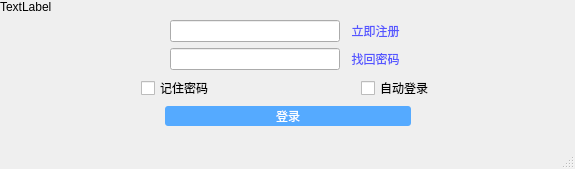
<?xml version="1.0" encoding="UTF-8"?>
<ui version="4.0">
 <class>LoginClass</class>
 <widget class="QMainWindow" name="LoginClass">
  <property name="geometry">
   <rect>
    <x>0</x>
    <y>0</y>
    <width>575</width>
    <height>169</height>
   </rect>
  </property>
  <property name="windowTitle">
   <string>Login</string>
  </property>
  <widget class="QWidget" name="centralWidget">
   <layout class="QVBoxLayout" name="verticalLayout">
    <property name="leftMargin">
     <number>0</number>
    </property>
    <property name="topMargin">
     <number>0</number>
    </property>
    <property name="rightMargin">
     <number>0</number>
    </property>
    <property name="bottomMargin">
     <number>0</number>
    </property>
    <item>
     <widget class="QLabel" name="label">
      <property name="text">
       <string>TextLabel</string>
      </property>
     </widget>
    </item>
    <item>
     <layout class="QHBoxLayout" name="horizontalLayout">
      <item>
       <spacer name="horizontalSpacer_6">
        <property name="orientation">
         <enum>Qt::Horizontal</enum>
        </property>
        <property name="sizeHint" stdset="0">
         <size>
          <width>40</width>
          <height>20</height>
         </size>
        </property>
       </spacer>
      </item>
      <item>
       <widget class="QLineEdit" name="lineEdit_2"/>
      </item>
      <item>
       <widget class="QPushButton" name="pushButton">
        <property name="minimumSize">
         <size>
          <width>59</width>
          <height>0</height>
         </size>
        </property>
        <property name="maximumSize">
         <size>
          <width>80</width>
          <height>20</height>
         </size>
        </property>
        <property name="styleSheet">
         <string notr="true">QPushButton { border-radius: 3px; color: rgb(85, 85, 255); }</string>
        </property>
        <property name="text">
         <string>立即注册</string>
        </property>
       </widget>
      </item>
      <item>
       <spacer name="horizontalSpacer_7">
        <property name="orientation">
         <enum>Qt::Horizontal</enum>
        </property>
        <property name="sizeHint" stdset="0">
         <size>
          <width>40</width>
          <height>20</height>
         </size>
        </property>
       </spacer>
      </item>
     </layout>
    </item>
    <item>
     <layout class="QHBoxLayout" name="horizontalLayout_2">
      <item>
       <spacer name="horizontalSpacer_3">
        <property name="orientation">
         <enum>Qt::Horizontal</enum>
        </property>
        <property name="sizeHint" stdset="0">
         <size>
          <width>40</width>
          <height>20</height>
         </size>
        </property>
       </spacer>
      </item>
      <item>
       <widget class="QLineEdit" name="lineEdit"/>
      </item>
      <item>
       <widget class="QPushButton" name="pushButton_2">
        <property name="minimumSize">
         <size>
          <width>59</width>
          <height>0</height>
         </size>
        </property>
        <property name="maximumSize">
         <size>
          <width>80</width>
          <height>20</height>
         </size>
        </property>
        <property name="styleSheet">
         <string notr="true">QPushButton { border-radius: 3px; color: rgb(85, 85, 255); }</string>
        </property>
        <property name="text">
         <string>找回密码</string>
        </property>
       </widget>
      </item>
      <item>
       <spacer name="horizontalSpacer_5">
        <property name="orientation">
         <enum>Qt::Horizontal</enum>
        </property>
        <property name="sizeHint" stdset="0">
         <size>
          <width>40</width>
          <height>20</height>
         </size>
        </property>
       </spacer>
      </item>
     </layout>
    </item>
    <item>
     <layout class="QHBoxLayout" name="horizontalLayout_3">
      <item>
       <spacer name="horizontalSpacer_4">
        <property name="orientation">
         <enum>Qt::Horizontal</enum>
        </property>
        <property name="sizeHint" stdset="0">
         <size>
          <width>40</width>
          <height>20</height>
         </size>
        </property>
       </spacer>
      </item>
      <item>
       <widget class="QCheckBox" name="checkBox_2">
        <property name="minimumSize">
         <size>
          <width>30</width>
          <height>0</height>
         </size>
        </property>
        <property name="maximumSize">
         <size>
          <width>126</width>
          <height>20</height>
         </size>
        </property>
        <property name="text">
         <string>记住密码</string>
        </property>
       </widget>
      </item>
      <item>
       <spacer name="horizontalSpacer_9">
        <property name="orientation">
         <enum>Qt::Horizontal</enum>
        </property>
        <property name="sizeHint" stdset="0">
         <size>
          <width>40</width>
          <height>20</height>
         </size>
        </property>
       </spacer>
      </item>
      <item>
       <widget class="QCheckBox" name="checkBox">
        <property name="minimumSize">
         <size>
          <width>50</width>
          <height>0</height>
         </size>
        </property>
        <property name="maximumSize">
         <size>
          <width>94</width>
          <height>16777215</height>
         </size>
        </property>
        <property name="text">
         <string>自动登录</string>
        </property>
       </widget>
      </item>
      <item>
       <spacer name="horizontalSpacer_8">
        <property name="orientation">
         <enum>Qt::Horizontal</enum>
        </property>
        <property name="sizeHint" stdset="0">
         <size>
          <width>40</width>
          <height>20</height>
         </size>
        </property>
       </spacer>
      </item>
     </layout>
    </item>
    <item>
     <layout class="QHBoxLayout" name="horizontalLayout_4">
      <item>
       <spacer name="horizontalSpacer">
        <property name="orientation">
         <enum>Qt::Horizontal</enum>
        </property>
        <property name="sizeHint" stdset="0">
         <size>
          <width>40</width>
          <height>20</height>
         </size>
        </property>
       </spacer>
      </item>
      <item>
       <widget class="QPushButton" name="pushButton_3">
        <property name="minimumSize">
         <size>
          <width>246</width>
          <height>0</height>
         </size>
        </property>
        <property name="maximumSize">
         <size>
          <width>200</width>
          <height>25</height>
         </size>
        </property>
        <property name="styleSheet">
         <string notr="true">QPushButton
{
background-color:rgb(85,170,255);
border-radius: 3px; color: rgb(255, 255, 255); 
}</string>
        </property>
        <property name="text">
         <string>登录</string>
        </property>
       </widget>
      </item>
      <item>
       <spacer name="horizontalSpacer_2">
        <property name="orientation">
         <enum>Qt::Horizontal</enum>
        </property>
        <property name="sizeHint" stdset="0">
         <size>
          <width>40</width>
          <height>20</height>
         </size>
        </property>
       </spacer>
      </item>
     </layout>
    </item>
    <item>
     <spacer name="verticalSpacer_2">
      <property name="orientation">
       <enum>Qt::Vertical</enum>
      </property>
      <property name="sizeHint" stdset="0">
       <size>
        <width>20</width>
        <height>40</height>
       </size>
      </property>
     </spacer>
    </item>
   </layout>
  </widget>
  <widget class="QStatusBar" name="statusBar"/>
 </widget>
 <layoutdefault spacing="6" margin="11"/>
 <resources>
  <include location="Login.qrc"/>
 </resources>
 <connections>
  <connection>
   <sender>pushButton</sender>
   <signal>clicked()</signal>
   <receiver>LoginClass</receiver>
   <slot>login()</slot>
   <hints>
    <hint type="sourcelabel">
     <x>309</x>
     <y>312</y>
    </hint>
    <hint type="destinationlabel">
     <x>389</x>
     <y>319</y>
    </hint>
   </hints>
  </connection>
 </connections>
 <slots>
  <slot>login()</slot>
 </slots>
</ui>
